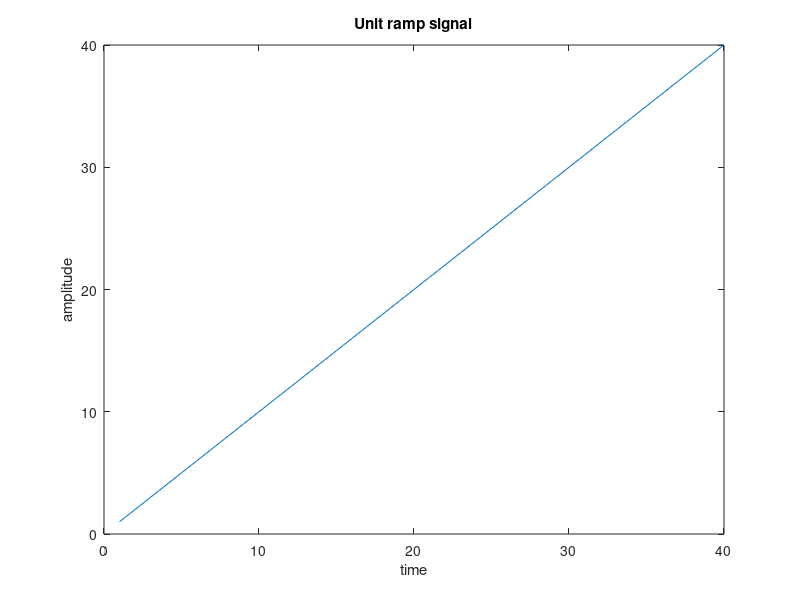

Reproduce this figure in MATLAB.
%RAMP SIGNAL

clc
clear all;
t=40;
%t=input('Enter time period');
for i=1:1:40
    if(t>0)
        y(i)=i
    else
        y(i)=0
    end
end
t=1:1:40
plot(t,y(t));
xlabel('time');
ylabel('amplitude');
title('Unit ramp signal');
